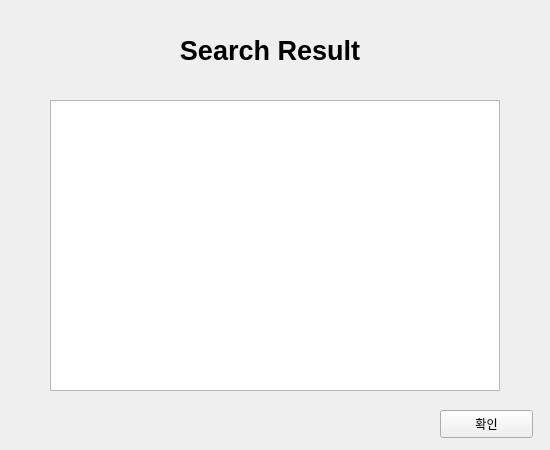
<?xml version="1.0" encoding="UTF-8"?>
<ui version="4.0">
 <class>SearchResultList</class>
 <widget class="QWidget" name="SearchResultList">
  <property name="geometry">
   <rect>
    <x>0</x>
    <y>0</y>
    <width>550</width>
    <height>450</height>
   </rect>
  </property>
  <property name="windowTitle">
   <string>Form</string>
  </property>
  <widget class="QLabel" name="label">
   <property name="geometry">
    <rect>
     <x>120</x>
     <y>10</y>
     <width>300</width>
     <height>80</height>
    </rect>
   </property>
   <property name="font">
    <font>
     <pointsize>20</pointsize>
     <weight>75</weight>
     <bold>true</bold>
    </font>
   </property>
   <property name="text">
    <string>Search Result</string>
   </property>
   <property name="alignment">
    <set>Qt::AlignCenter</set>
   </property>
  </widget>
  <widget class="QTableWidget" name="tableWidget">
   <property name="geometry">
    <rect>
     <x>50</x>
     <y>100</y>
     <width>450</width>
     <height>291</height>
    </rect>
   </property>
  </widget>
  <widget class="QPushButton" name="pushButton">
   <property name="geometry">
    <rect>
     <x>440</x>
     <y>410</y>
     <width>93</width>
     <height>28</height>
    </rect>
   </property>
   <property name="text">
    <string>확인</string>
   </property>
  </widget>
  <zorder>pushButton</zorder>
  <zorder>label</zorder>
  <zorder>tableWidget</zorder>
 </widget>
 <resources/>
 <connections/>
</ui>
